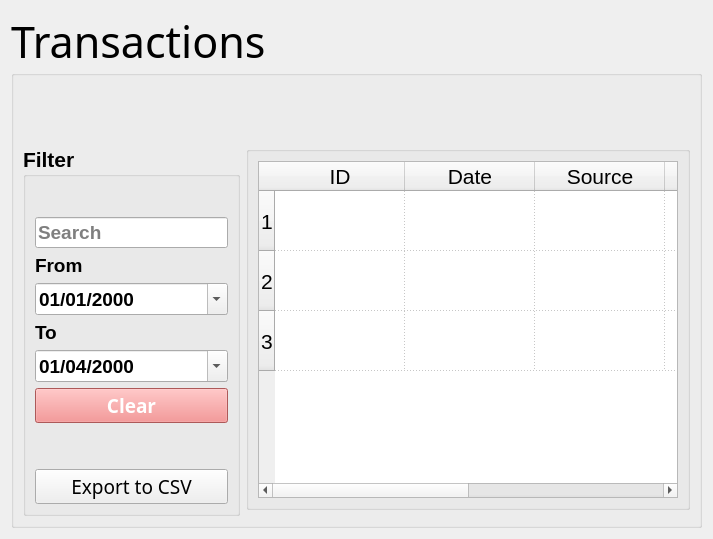
          <widget class="QWidget" name="pageTransactions_user">
           <layout class="QGridLayout" name="gridLayout_19">
            <item row="0" column="0">
             <widget class="QGroupBox" name="groupBox_2">
              <property name="font">
               <font>
                <family>Segoe UI Black</family>
                <pointsize>32</pointsize>
               </font>
              </property>
              <property name="title">
               <string>Transactions</string>
              </property>
              <layout class="QGridLayout" name="gridLayout_12">
               <property name="topMargin">
                <number>70</number>
               </property>
               <item row="0" column="1">
                <widget class="QGroupBox" name="groupBox_37">
                 <property name="title">
                  <string/>
                 </property>
                 <layout class="QGridLayout" name="gridLayout_32">
                  <item row="0" column="0">
                   <widget class="QTableWidget" name="userWindow_transactions_table">
                    <property name="enabled">
                     <bool>true</bool>
                    </property>
                    <property name="minimumSize">
                     <size>
                      <width>420</width>
                      <height>0</height>
                     </size>
                    </property>
                    <property name="font">
                     <font>
                      <family>Segoe UI</family>
                      <pointsize>16</pointsize>
                     </font>
                    </property>
                    <property name="layoutDirection">
                     <enum>Qt::LeftToRight</enum>
                    </property>
                    <property name="frameShadow">
                     <enum>QFrame::Plain</enum>
                    </property>
                    <property name="editTriggers">
                     <set>QAbstractItemView::NoEditTriggers</set>
                    </property>
                    <property name="alternatingRowColors">
                     <bool>false</bool>
                    </property>
                    <property name="selectionMode">
                     <enum>QAbstractItemView::SingleSelection</enum>
                    </property>
                    <property name="selectionBehavior">
                     <enum>QAbstractItemView::SelectRows</enum>
                    </property>
                    <property name="showGrid">
                     <bool>true</bool>
                    </property>
                    <property name="gridStyle">
                     <enum>Qt::DotLine</enum>
                    </property>
                    <property name="sortingEnabled">
                     <bool>false</bool>
                    </property>
                    <attribute name="horizontalHeaderDefaultSectionSize">
                     <number>130</number>
                    </attribute>
                    <attribute name="horizontalHeaderStretchLastSection">
                     <bool>true</bool>
                    </attribute>
                    <attribute name="verticalHeaderCascadingSectionResizes">
                     <bool>false</bool>
                    </attribute>
                    <attribute name="verticalHeaderDefaultSectionSize">
                     <number>60</number>
                    </attribute>
                    <row>
                     <property name="text">
                      <string>1</string>
                     </property>
                    </row>
                    <row>
                     <property name="text">
                      <string>2</string>
                     </property>
                    </row>
                    <row>
                     <property name="text">
                      <string>3</string>
                     </property>
                    </row>
                    <column>
                     <property name="text">
                      <string>ID</string>
                     </property>
                    </column>
                    <column>
                     <property name="text">
                      <string>Date</string>
                     </property>
                    </column>
                    <column>
                     <property name="text">
                      <string>Source</string>
                     </property>
                    </column>
                    <column>
                     <property name="text">
                      <string>Destination</string>
                     </property>
                    </column>
                    <column>
                     <property name="text">
                      <string>Amount</string>
                     </property>
                    </column>
                    <column>
                     <property name="text">
                      <string>Description</string>
                     </property>
                    </column>
                    <item row="0" column="0">
                     <property name="text">
                      <string/>
                     </property>
                    </item>
                    <item row="0" column="3">
                     <property name="text">
                      <string/>
                     </property>
                    </item>
                    <item row="0" column="4">
                     <property name="text">
                      <string/>
                     </property>
                    </item>
                    <item row="0" column="5">
                     <property name="text">
                      <string/>
                     </property>
                    </item>
                    <item row="1" column="0">
                     <property name="text">
                      <string/>
                     </property>
                    </item>
                    <item row="1" column="3">
                     <property name="text">
                      <string/>
                     </property>
                    </item>
                    <item row="1" column="4">
                     <property name="text">
                      <string/>
                     </property>
                    </item>
                    <item row="1" column="5">
                     <property name="text">
                      <string/>
                     </property>
                    </item>
                    <item row="2" column="0">
                     <property name="text">
                      <string/>
                     </property>
                    </item>
                    <item row="2" column="3">
                     <property name="text">
                      <string/>
                     </property>
                    </item>
                    <item row="2" column="4">
                     <property name="text">
                      <string/>
                     </property>
                    </item>
                    <item row="2" column="5">
                     <property name="text">
                      <string/>
                     </property>
                    </item>
                   </widget>
                  </item>
                 </layout>
                </widget>
               </item>
               <item row="0" column="0" rowspan="2">
                <widget class="QGroupBox" name="groupBox_36">
                 <property name="font">
                  <font>
                   <family>Segoe UI</family>
                   <pointsize>16</pointsize>
                   <weight>75</weight>
                   <bold>true</bold>
                  </font>
                 </property>
                 <property name="title">
                  <string>Filter</string>
                 </property>
                 <layout class="QVBoxLayout" name="verticalLayout_15">
                  <property name="topMargin">
                   <number>40</number>
                  </property>
                  <item>
                   <widget class="QLineEdit" name="userWindow_transaction_search">
                    <property name="sizePolicy">
                     <sizepolicy hsizetype="Preferred" vsizetype="Fixed">
                      <horstretch>0</horstretch>
                      <verstretch>0</verstretch>
                     </sizepolicy>
                    </property>
                    <property name="font">
                     <font>
                      <family>Segoe UI</family>
                      <pointsize>14</pointsize>
                     </font>
                    </property>
                    <property name="text">
                     <string/>
                    </property>
                    <property name="placeholderText">
                     <string>Search</string>
                    </property>
                   </widget>
                  </item>
                  <item>
                   <widget class="QLabel" name="label_10">
                    <property name="sizePolicy">
                     <sizepolicy hsizetype="Preferred" vsizetype="Preferred">
                      <horstretch>0</horstretch>
                      <verstretch>0</verstretch>
                     </sizepolicy>
                    </property>
                    <property name="font">
                     <font>
                      <family>Segoe UI</family>
                      <pointsize>14</pointsize>
                     </font>
                    </property>
                    <property name="text">
                     <string>From</string>
                    </property>
                   </widget>
                  </item>
                  <item>
                   <widget class="QDateEdit" name="dateFrom_user">
                    <property name="sizePolicy">
                     <sizepolicy hsizetype="Preferred" vsizetype="Fixed">
                      <horstretch>0</horstretch>
                      <verstretch>0</verstretch>
                     </sizepolicy>
                    </property>
                    <property name="font">
                     <font>
                      <family>Segoe UI</family>
                      <pointsize>14</pointsize>
                     </font>
                    </property>
                    <property name="minimumDate">
                     <date>
                      <year>2000</year>
                      <month>1</month>
                      <day>1</day>
                     </date>
                    </property>
                    <property name="displayFormat">
                     <string>MM/dd/yyyy</string>
                    </property>
                    <property name="calendarPopup">
                     <bool>true</bool>
                    </property>
                   </widget>
                  </item>
                  <item>
                   <widget class="QLabel" name="label_9">
                    <property name="sizePolicy">
                     <sizepolicy hsizetype="Preferred" vsizetype="Preferred">
                      <horstretch>0</horstretch>
                      <verstretch>0</verstretch>
                     </sizepolicy>
                    </property>
                    <property name="font">
                     <font>
                      <family>Segoe UI</family>
                      <pointsize>14</pointsize>
                     </font>
                    </property>
                    <property name="text">
                     <string>To</string>
                    </property>
                   </widget>
                  </item>
                  <item>
                   <widget class="QDateEdit" name="dateTo_user">
                    <property name="sizePolicy">
                     <sizepolicy hsizetype="Preferred" vsizetype="Fixed">
                      <horstretch>0</horstretch>
                      <verstretch>0</verstretch>
                     </sizepolicy>
                    </property>
                    <property name="font">
                     <font>
                      <family>Segoe UI</family>
                      <pointsize>14</pointsize>
                     </font>
                    </property>
                    <property name="minimumDate">
                     <date>
                      <year>2000</year>
                      <month>1</month>
                      <day>1</day>
                     </date>
                    </property>
                    <property name="displayFormat">
                     <string>MM/dd/yyyy</string>
                    </property>
                    <property name="calendarPopup">
                     <bool>true</bool>
                    </property>
                    <property name="timeSpec">
                     <enum>Qt::LocalTime</enum>
                    </property>
                    <property name="date">
                     <date>
                      <year>2000</year>
                      <month>1</month>
                      <day>4</day>
                     </date>
                    </property>
                   </widget>
                  </item>
                  <item>
                   <widget class="QPushButton" name="buttonClearTransactions_user">
                    <property name="sizePolicy">
                     <sizepolicy hsizetype="Preferred" vsizetype="Fixed">
                      <horstretch>0</horstretch>
                      <verstretch>0</verstretch>
                     </sizepolicy>
                    </property>
                    <property name="font">
                     <font>
                      <family>Segoe UI Semibold</family>
                      <pointsize>14</pointsize>
                     </font>
                    </property>
                    <property name="styleSheet">
                     <string notr="true">background-color: #f27d7d;
color: white;</string>
                    </property>
                    <property name="text">
                     <string>Clear</string>
                    </property>
                   </widget>
                  </item>
                  <item>
                   <spacer name="verticalSpacer_5">
                    <property name="orientation">
                     <enum>Qt::Vertical</enum>
                    </property>
                    <property name="sizeHint" stdset="0">
                     <size>
                      <width>20</width>
                      <height>40</height>
                     </size>
                    </property>
                   </spacer>
                  </item>
                  <item>
                   <widget class="QPushButton" name="exportCSV_user">
                    <property name="font">
                     <font>
                      <family>Segoe UI Semibold</family>
                      <pointsize>14</pointsize>
                      <weight>50</weight>
                      <bold>false</bold>
                     </font>
                    </property>
                    <property name="text">
                     <string>Export to CSV</string>
                    </property>
                   </widget>
                  </item>
                 </layout>
                </widget>
               </item>
              </layout>
             </widget>
            </item>
           </layout>
          </widget>
